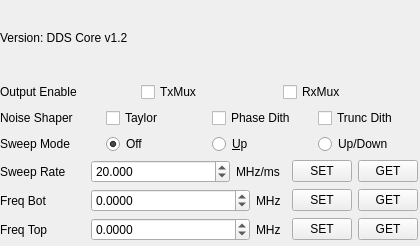
<?xml version="1.0" encoding="UTF-8"?>
<ui version="4.0">
 <class>limeddsconfig</class>
 <widget class="QWidget" name="limeddsconfig">
  <property name="geometry">
   <rect>
    <x>0</x>
    <y>0</y>
    <width>420</width>
    <height>246</height>
   </rect>
  </property>
  <property name="windowTitle">
   <string>DDS Configuration</string>
  </property>
  <widget class="QWidget" name="verticalLayoutWidget">
   <property name="geometry">
    <rect>
     <x>0</x>
     <y>0</y>
     <width>418</width>
     <height>241</height>
    </rect>
   </property>
   <layout class="QVBoxLayout" name="verticalLayout">
    <item>
     <widget class="QLabel" name="label">
      <property name="text">
       <string>Version: DDS Core v1.2</string>
      </property>
     </widget>
    </item>
    <item>
     <layout class="QVBoxLayout" name="verticalLayout_2">
      <item>
       <layout class="QHBoxLayout" name="horizontalLayout">
        <item>
         <widget class="QLabel" name="label_2">
          <property name="text">
           <string>Output Enable</string>
          </property>
         </widget>
        </item>
        <item>
         <widget class="QCheckBox" name="tx_mux_en_chkbx">
          <property name="text">
           <string>TxMux</string>
          </property>
         </widget>
        </item>
        <item>
         <widget class="QCheckBox" name="rx_mux_en_chkbx">
          <property name="text">
           <string>RxMux</string>
          </property>
         </widget>
        </item>
       </layout>
      </item>
      <item>
       <layout class="QHBoxLayout" name="horizontalLayout_3">
        <item>
         <widget class="QLabel" name="label_3">
          <property name="text">
           <string>Noise Shaper</string>
          </property>
         </widget>
        </item>
        <item>
         <widget class="QCheckBox" name="taylor_en_chkbx">
          <property name="text">
           <string>Taylor</string>
          </property>
         </widget>
        </item>
        <item>
         <widget class="QCheckBox" name="phase_dith_chkbx">
          <property name="text">
           <string>Phase Dith</string>
          </property>
         </widget>
        </item>
        <item>
         <widget class="QCheckBox" name="trunc_dith_chkbx">
          <property name="text">
           <string>Trunc Dith</string>
          </property>
         </widget>
        </item>
       </layout>
      </item>
      <item>
       <layout class="QHBoxLayout" name="horizontalLayout_4">
        <item>
         <widget class="QLabel" name="label_4">
          <property name="text">
           <string>Sweep Mode</string>
          </property>
         </widget>
        </item>
        <item>
         <widget class="QRadioButton" name="sweep_off_radio">
          <property name="text">
           <string>Off</string>
          </property>
          <property name="checked">
           <bool>true</bool>
          </property>
         </widget>
        </item>
        <item>
         <widget class="QRadioButton" name="sweep_up_radio">
          <property name="text">
           <string>&amp;Up</string>
          </property>
         </widget>
        </item>
        <item>
         <widget class="QRadioButton" name="sweep_updown_radio">
          <property name="text">
           <string>Up/Down</string>
          </property>
         </widget>
        </item>
       </layout>
      </item>
     </layout>
    </item>
    <item>
     <layout class="QHBoxLayout" name="horizontalLayout_5">
      <item>
       <widget class="QLabel" name="label_5">
        <property name="maximumSize">
         <size>
          <width>85</width>
          <height>16777215</height>
         </size>
        </property>
        <property name="text">
         <string>Sweep Rate</string>
        </property>
       </widget>
      </item>
      <item>
       <widget class="QDoubleSpinBox" name="sweep_rate_spin">
        <property name="decimals">
         <number>3</number>
        </property>
        <property name="maximum">
         <double>2000.000000000000000</double>
        </property>
        <property name="singleStep">
         <double>1.000000000000000</double>
        </property>
        <property name="value">
         <double>20.000000000000000</double>
        </property>
       </widget>
      </item>
      <item>
       <widget class="QLabel" name="label_6">
        <property name="maximumSize">
         <size>
          <width>50</width>
          <height>16777215</height>
         </size>
        </property>
        <property name="text">
         <string>MHz/ms</string>
        </property>
       </widget>
      </item>
      <item>
       <widget class="QPushButton" name="set_rate_but">
        <property name="maximumSize">
         <size>
          <width>60</width>
          <height>16777215</height>
         </size>
        </property>
        <property name="text">
         <string>SET</string>
        </property>
       </widget>
      </item>
      <item>
       <widget class="QPushButton" name="pushButton_2">
        <property name="maximumSize">
         <size>
          <width>60</width>
          <height>16777215</height>
         </size>
        </property>
        <property name="text">
         <string>GET</string>
        </property>
       </widget>
      </item>
     </layout>
    </item>
    <item>
     <layout class="QHBoxLayout" name="horizontalLayout_7">
      <item>
       <widget class="QLabel" name="label_9">
        <property name="maximumSize">
         <size>
          <width>85</width>
          <height>16777215</height>
         </size>
        </property>
        <property name="text">
         <string>Freq Bot</string>
        </property>
       </widget>
      </item>
      <item>
       <widget class="QDoubleSpinBox" name="freq_bot_spin">
        <property name="decimals">
         <number>4</number>
        </property>
        <property name="minimum">
         <double>-100.000000000000000</double>
        </property>
        <property name="maximum">
         <double>100.000000000000000</double>
        </property>
        <property name="singleStep">
         <double>0.050000000000000</double>
        </property>
       </widget>
      </item>
      <item>
       <widget class="QLabel" name="label_10">
        <property name="maximumSize">
         <size>
          <width>30</width>
          <height>16777215</height>
         </size>
        </property>
        <property name="text">
         <string>MHz</string>
        </property>
       </widget>
      </item>
      <item>
       <widget class="QPushButton" name="set_freq_bot_but">
        <property name="maximumSize">
         <size>
          <width>60</width>
          <height>16777215</height>
         </size>
        </property>
        <property name="text">
         <string>SET</string>
        </property>
       </widget>
      </item>
      <item>
       <widget class="QPushButton" name="pushButton_6">
        <property name="maximumSize">
         <size>
          <width>60</width>
          <height>16777215</height>
         </size>
        </property>
        <property name="text">
         <string>GET</string>
        </property>
       </widget>
      </item>
     </layout>
    </item>
    <item>
     <layout class="QHBoxLayout" name="horizontalLayout_6">
      <item>
       <widget class="QLabel" name="label_7">
        <property name="maximumSize">
         <size>
          <width>85</width>
          <height>16777215</height>
         </size>
        </property>
        <property name="text">
         <string>Freq Top</string>
        </property>
       </widget>
      </item>
      <item>
       <widget class="QDoubleSpinBox" name="freq_top_spin">
        <property name="decimals">
         <number>4</number>
        </property>
        <property name="minimum">
         <double>-100.000000000000000</double>
        </property>
        <property name="maximum">
         <double>100.000000000000000</double>
        </property>
        <property name="singleStep">
         <double>0.050000000000000</double>
        </property>
       </widget>
      </item>
      <item>
       <widget class="QLabel" name="label_8">
        <property name="maximumSize">
         <size>
          <width>30</width>
          <height>16777215</height>
         </size>
        </property>
        <property name="text">
         <string>MHz</string>
        </property>
       </widget>
      </item>
      <item>
       <widget class="QPushButton" name="set_freq_top_but">
        <property name="maximumSize">
         <size>
          <width>60</width>
          <height>16777215</height>
         </size>
        </property>
        <property name="text">
         <string>SET</string>
        </property>
       </widget>
      </item>
      <item>
       <widget class="QPushButton" name="pushButton_4">
        <property name="maximumSize">
         <size>
          <width>60</width>
          <height>16777215</height>
         </size>
        </property>
        <property name="text">
         <string>GET</string>
        </property>
       </widget>
      </item>
     </layout>
    </item>
   </layout>
  </widget>
 </widget>
 <resources/>
 <connections/>
</ui>
